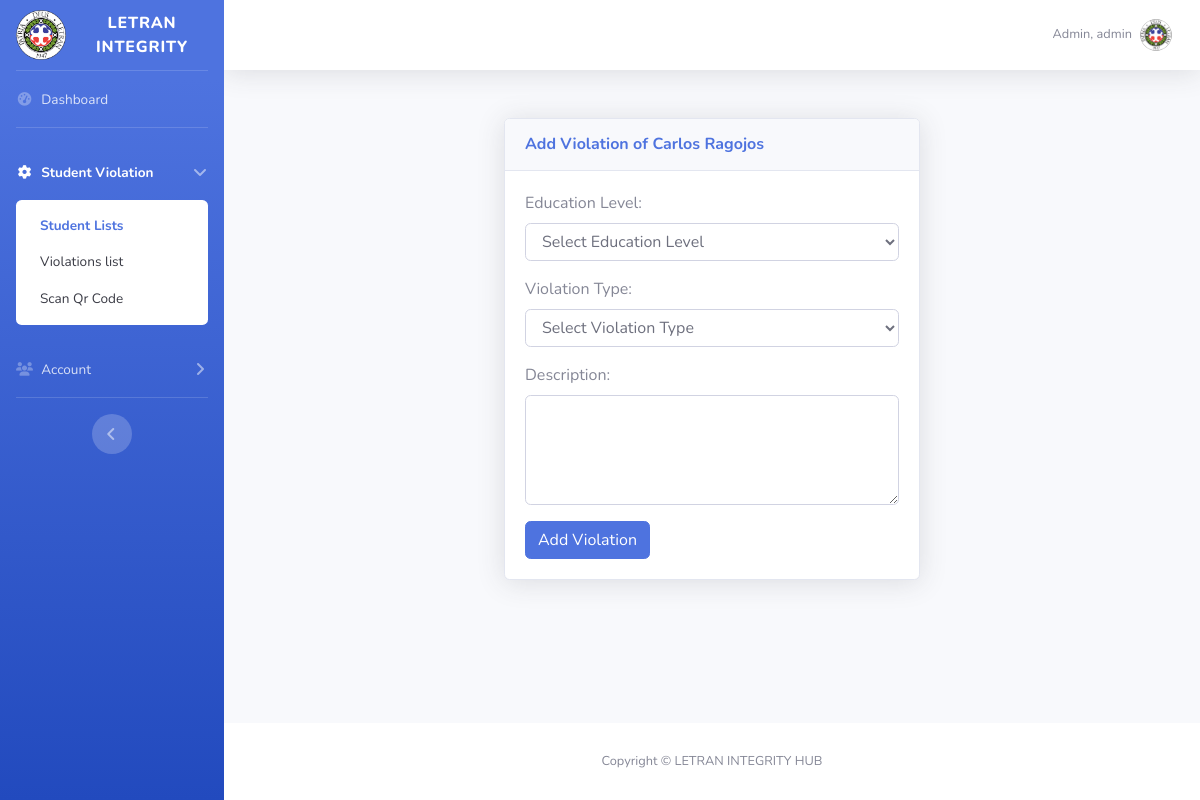
Page /violation_sms/index.php?id=20 (signed in) on the committed database.
### tables this page shows
CREATE TABLE `settings` (
  `id` int(11) NOT NULL,
  `user_id` int(11) NOT NULL,
  `background_image` varchar(255) NOT NULL,
  `favicon` varchar(255) NOT NULL,
  `created_at` timestamp NOT NULL DEFAULT current_timestamp(),
  `updated_at` timestamp NOT NULL DEFAULT current_timestamp() ON UPDATE current_timestamp(),
  `capture_image` varchar(255) DEFAULT NULL,
  `logo` varchar(255) DEFAULT NULL,
  `security_settings` varchar(5) DEFAULT NULL,
  `demo` int(1) NOT NULL,
  `passcode` varchar(255) NOT NULL,
  `auth_code` tinyint(1) DEFAULT 0,
  `sms_url` varchar(255) DEFAULT NULL
);

CREATE TABLE `users` (
  `id` int(11) NOT NULL,
  `school_id` varchar(50) NOT NULL,
  `email` varchar(100) NOT NULL,
  `level` varchar(255) NOT NULL,
  `contact` varchar(50) NOT NULL,
  `visitor` varchar(10) NOT NULL,
  `name` varchar(255) NOT NULL,
  `password` varchar(255) NOT NULL,
  `role` enum('superadmin','admin','staff','student') DEFAULT NULL,
  `middlename` varchar(255) DEFAULT NULL,
  `lastname` varchar(255) DEFAULT NULL,
  `suffix` varchar(50) DEFAULT NULL,
  `age` int(11) DEFAULT NULL,
  `birthdate` date DEFAULT NULL,
  `barangay` varchar(255) DEFAULT '',
  `profile` varchar(255) DEFAULT NULL,
  `authenticator_secret` varchar(255) DEFAULT NULL,
  `capture_image_path` varchar(255) DEFAULT NULL,
  `student_id` int(11) DEFAULT NULL,
  `is_deleted` tinyint(1) DEFAULT 0
);

CREATE TABLE `students` (
  `student_id` int(11) NOT NULL,
  `security_id` varchar(255) NOT NULL DEFAULT uuid(),
  `school_id` varchar(50) NOT NULL,
  `student_name` varchar(100) DEFAULT NULL,
  `middlename` varchar(50) NOT NULL,
  `lastname` varchar(50) NOT NULL,
  `suffix` varchar(50) NOT NULL,
  `contact` varchar(50) NOT NULL,
  `student_email` varchar(100) DEFAULT NULL,
  `level` varchar(255) NOT NULL,
  `qr_code` varchar(255) DEFAULT NULL,
  `user_id` int(11) DEFAULT NULL
);

### violation_sms/index.php (the view, shortened to what this page needs)
<?php
$user_id = $_SESSION['user_id'];
$random_prefix = bin2hex(random_bytes(4));
$random_suffix = bin2hex(random_bytes(4));
$custom_suffix = "LETRAN";
$obfuscated_id = "ID" . $random_prefix . $user_id . $random_suffix . $custom_suffix;
include "../includes/connect.php";
$user_id = $_SESSION["user_id"];
$role = $_SESSION["role"];
$student_id = null;
if (isset($_GET['id'])) {
    $student_id = $_GET['id'];
} else {
    header("Location: ../404/");
    exit();
}
$stmt = $conn->prepare("SELECT favicon, logo, security_settings, sms_url FROM settings WHERE user_id = ?");
$stmt->bind_param("i", $user_id);
$stmt->execute();
$result = $stmt->get_result();
$settings = $result->fetch_assoc();
$logo = $settings ? $settings["logo"] : "";
$stmt = $conn->prepare("SELECT name, profile FROM users WHERE id = ?");
$stmt->bind_param("i", $user_id);
$stmt->execute();
$result = $stmt->get_result();
$user_data = $result->fetch_assoc();
$name = $user_data ? $user_data["name"] : "";
$profile = $user_data ? $user_data["profile"] : "";
$student_sql = "SELECT * FROM students WHERE student_id = ?";
$stmt = $conn->prepare($student_sql);
$stmt->bind_param("s", $student_id);
$stmt->execute();
$student_result = $stmt->get_result();
if ($student_result->num_rows > 0) {
    $student = $student_result->fetch_assoc();
} else {
    die("Student not found.");
}
$stmt = $conn->prepare("SELECT level FROM students WHERE student_id = ?");
$stmt->bind_param("i", $student_id);
$stmt->execute();
$result = $stmt->get_result();
$row = $result->fetch_assoc();
$education_level = $row['level'];
?>
<!DOCTYPE html>
<html lang="en">
<head>
    <link href="../vendor/fontawesome-free/css/all.min.css" rel="stylesheet" type="text/css">
    <link href="../css/sb-admin-2.min.css" rel="stylesheet">
</head>
<body id="page-top">
    <div id="wrapper">
        <ul class="navbar-nav bg-gradient-primary sidebar sidebar-dark accordion" id="accordionSidebar">
            <a class="sidebar-brand d-flex align-items-center justify-content-center" href="../admin/?id=<?= htmlspecialchars($obfuscated_id) ?>">
                <?php if ($logo): ?><img src="../assets/<?= htmlspecialchars($logo) ?>" alt="Logo" style="height: 50px; width: auto; margin-right: 10px;"><?php endif; ?>
                <div class="sidebar-brand-text mx-3">LETRAN INTEGRITY</div>
            </a>
            <hr class="sidebar-divider my-0">
            <li class="nav-item">
                <a class="nav-link" href="../admin/?id=<?= htmlspecialchars($obfuscated_id) ?>">
                    <i class="fas fa-fw fa-tachometer-alt"></i>
                    <span>Dashboard</span></a>
            </li>
            <hr class="sidebar-divider">
            <?php if ($role === 'superadmin' || $role === 'admin' || $role === 'staff'): ?>
            <li class="nav-item active">
                <a class="nav-link" href="#" data-toggle="collapse" data-target="#collapseStudent" aria-expanded="true"
                aria-controls="collapseStudent">
                    <i class="fas fa-fw fa-cog"></i>
                    <span>Student Violation</span>
                </a>
                <div id="collapseStudent" class="collapse show" aria-labelledby="headingStudent"
                data-parent="#accordionSidebar">
                    <div class="bg-white py-2 collapse-inner rounded">
                        <a class="collapse-item active" href="../student/student_list/?id=<?= htmlspecialchars($obfuscated_id) ?>">Student Lists</a>
                        <?php if ($role === 'superadmin' || $role === 'admin'): ?>
                        <a class="collapse-item" href="../student/violate/?id=<?= htmlspecialchars($obfuscated_id) ?>">Violations list</a>
                        <?php endif; ?>
                        <a class="collapse-item" href="../scan/">Scan Qr Code</a>
                    </div>
                </div>
            </li>
            <?php endif; ?>
            <?php if ($role === 'superadmin' || $role === 'admin'): ?>
            <li class="nav-item">
                <a class="nav-link collapsed" href="#" data-toggle="collapse" data-target="#collapseUtilities"
                    aria-expanded="true" aria-controls="collapseUtilities">
                    <i class="fas fa-fw fa-users"></i>
                    <span>Account</span>
                </a>
            </li>
            <?php endif; ?>
            <hr class="sidebar-divider d-none d-md-block">
            <div class="text-center d-none d-md-inline">
                <button class="rounded-circle border-0" id="sidebarToggle"></button>
            </div>
        </ul>
        <div id="content-wrapper" class="d-flex flex-column">
            <div id="content">
                <nav class="navbar navbar-expand navbar-light bg-white topbar mb-4 static-top shadow">
                    <ul class="navbar-nav ml-auto">
                        <li class="nav-item dropdown no-arrow">
                            <a class="nav-link dropdown-toggle" href="#" id="userDropdown" role="button"
                                data-toggle="dropdown" aria-haspopup="true" aria-expanded="false">
                                <span class="mr-2 d-none d-lg-inline text-gray-600 small"><?= htmlspecialchars($name) ?>, <?= htmlspecialchars($role) ?></span>
                                <img class="img-profile rounded-circle"
                                src="<?= $profile ? '../Profile/' . htmlspecialchars($profile) : 'img/undraw_profile.svg'; ?>" alt="User Image">
                            </a>
                        </li>
                    </ul>
                </nav>
                <div class="container-fluid">
<div class="container-fluid d-flex justify-content-center mt-5">
    <div class="col-lg-6 mb-4">
        <div class="card shadow mb-4">
            <div class="card-header py-3">
                <h6 class="m-0 font-weight-bold text-primary">
                    Add Violation of <?php echo htmlspecialchars($student['student_name'] . ' ' . $student['lastname']); ?>
                </h6>
            </div>
            <div class="card-body">
            <form method="POST" action="">
            <div class="form-group">
    <label for="level">Education Level:</label>
    <select name="level" id="level" class="form-control" required>
        <option value="" disabled <?= empty($education_level) ? 'selected' : '' ?>>Select Education Level</option>
    </select>
</div>
    <div class="form-group">
        <label for="violation_type">Violation Type:</label>
        <select name="violation_type" id="violation_type" class="form-control" required>
            <option value="" disabled selected>Select Violation Type</option>
        </select>
    </div>
    <div class="form-group">
        <label for="violation_description">Description:</label>
        <textarea name="violation_description" id="violation_description" rows="4" class="form-control" required></textarea>
    </div>
    <button type="submit" class="btn btn-primary">Add Violation</button>
</form>
            </div>
        </div>
    </div>
</div>
        </div>
    </div>
    <footer class="sticky-footer bg-white">
        <div class="container my-auto">
            <div class="copyright text-center my-auto">
                <span>Copyright &copy; LETRAN INTEGRITY HUB</span>
            </div>
        </div>
    </footer>
</body>
</html>

### rows in the picture
settings: logo (picture)
users: name "Admin", profile (picture)
students: student_name+lastname "Carlos Ragojos"

### other values in the picture
$role "admin"
